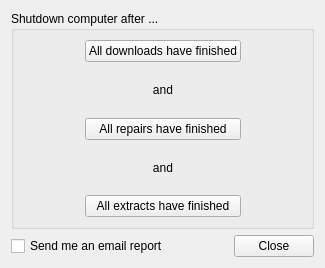
<?xml version="1.0" encoding="UTF-8"?>
<ui version="4.0">
 <class>Poweroff</class>
 <widget class="QWidget" name="Poweroff">
  <property name="geometry">
   <rect>
    <x>0</x>
    <y>0</y>
    <width>325</width>
    <height>268</height>
   </rect>
  </property>
  <property name="windowTitle">
   <string>Shutdown Computer</string>
  </property>
  <property name="windowIcon">
   <iconset>
    <normaloff>:/resource/png/shutdown.png</normaloff>:/resource/png/shutdown.png</iconset>
  </property>
  <layout class="QVBoxLayout" name="verticalLayout_2">
   <item>
    <widget class="QGroupBox" name="grpShutdown">
     <property name="sizePolicy">
      <sizepolicy hsizetype="Preferred" vsizetype="MinimumExpanding">
       <horstretch>0</horstretch>
       <verstretch>0</verstretch>
      </sizepolicy>
     </property>
     <property name="title">
      <string>Shutdown computer after ...</string>
     </property>
     <property name="checkable">
      <bool>false</bool>
     </property>
     <layout class="QHBoxLayout" name="horizontalLayout">
      <item>
       <spacer name="horizontalSpacer_2">
        <property name="orientation">
         <enum>Qt::Horizontal</enum>
        </property>
        <property name="sizeHint" stdset="0">
         <size>
          <width>38</width>
          <height>20</height>
         </size>
        </property>
       </spacer>
      </item>
      <item>
       <layout class="QVBoxLayout" name="verticalLayout">
        <item>
         <widget class="QPushButton" name="btnDownloads">
          <property name="text">
           <string>All downloads have finished</string>
          </property>
          <property name="icon">
           <iconset resource="resource.qrc">
            <normaloff>:/resource/16x16_ico_png/ico_download.png</normaloff>:/resource/16x16_ico_png/ico_download.png</iconset>
          </property>
          <property name="checkable">
           <bool>true</bool>
          </property>
         </widget>
        </item>
        <item>
         <widget class="QLabel" name="label">
          <property name="text">
           <string>and</string>
          </property>
          <property name="alignment">
           <set>Qt::AlignCenter</set>
          </property>
         </widget>
        </item>
        <item>
         <widget class="QPushButton" name="btnRepairs">
          <property name="text">
           <string>All repairs have finished</string>
          </property>
          <property name="icon">
           <iconset resource="resource.qrc">
            <normaloff>:/resource/16x16_ico_png/ico_recovery.png</normaloff>:/resource/16x16_ico_png/ico_recovery.png</iconset>
          </property>
          <property name="checkable">
           <bool>true</bool>
          </property>
         </widget>
        </item>
        <item>
         <widget class="QLabel" name="label_2">
          <property name="text">
           <string>and</string>
          </property>
          <property name="alignment">
           <set>Qt::AlignCenter</set>
          </property>
         </widget>
        </item>
        <item>
         <widget class="QPushButton" name="btnUnpacks">
          <property name="text">
           <string>All extracts have finished</string>
          </property>
          <property name="icon">
           <iconset resource="resource.qrc">
            <normaloff>:/resource/16x16_ico_png/ico_extract.png</normaloff>:/resource/16x16_ico_png/ico_extract.png</iconset>
          </property>
          <property name="checkable">
           <bool>true</bool>
          </property>
         </widget>
        </item>
       </layout>
      </item>
      <item>
       <spacer name="horizontalSpacer_3">
        <property name="orientation">
         <enum>Qt::Horizontal</enum>
        </property>
        <property name="sizeHint" stdset="0">
         <size>
          <width>39</width>
          <height>20</height>
         </size>
        </property>
       </spacer>
      </item>
     </layout>
    </widget>
   </item>
   <item>
    <layout class="QHBoxLayout" name="horizontalLayout_2">
     <item>
      <widget class="QCheckBox" name="chkSendEmail">
       <property name="toolTip">
        <string>Send an email report (summary) about the pending work</string>
       </property>
       <property name="text">
        <string>Send me an email report</string>
       </property>
      </widget>
     </item>
     <item>
      <spacer name="horizontalSpacer">
       <property name="orientation">
        <enum>Qt::Horizontal</enum>
       </property>
       <property name="sizeHint" stdset="0">
        <size>
         <width>40</width>
         <height>20</height>
        </size>
       </property>
      </spacer>
     </item>
     <item>
      <widget class="QPushButton" name="btnClose">
       <property name="text">
        <string>Close</string>
       </property>
      </widget>
     </item>
    </layout>
   </item>
  </layout>
 </widget>
 <resources>
  <include location="resource.qrc"/>
 </resources>
 <connections/>
</ui>
